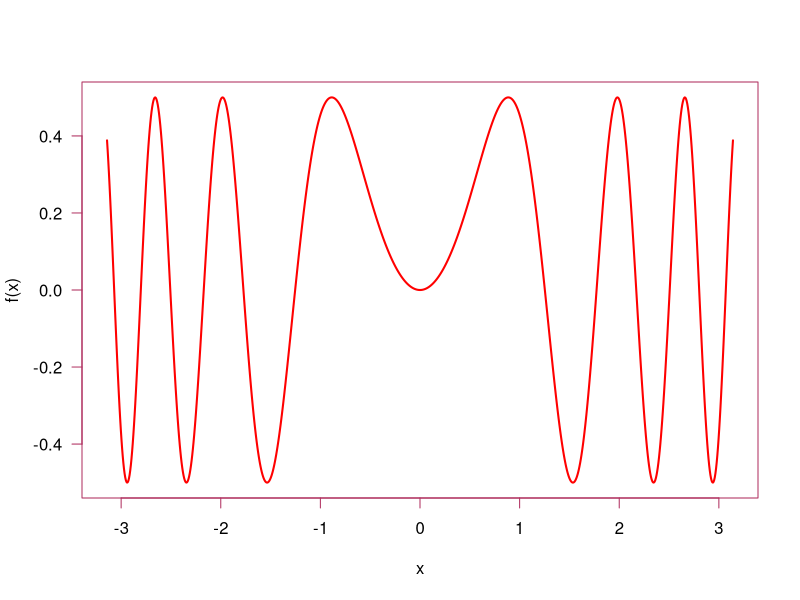

Write R code to recreate this figure.
### The simplest function
f1 <- function(){}

### A function without arguments
f2 <- function(){
  print("Hello")
}

### A function with a single argument
f3 <- function(x){
  x^2
}

### A function with two arguments 
f4 <- function(x, y, z){
  x^y - z
}

### Default values
f5 <- function(x, y = 1){
  x^y
}

### Functions as arguments and the … argument 
f6 <- function(x, f = identity, ...){
  plot(x, f(x), ...)
}

f6(seq(-pi, pi, length.out = 1000),
   function(x){ sin(x^2) * cos(x^2)},
   col = "red", fg = "maroon", lwd = 2, type = "l", las = 1)
